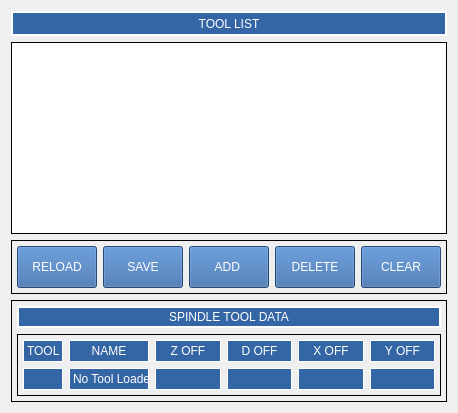
            <widget class="QWidget" name="tab_3">
             <attribute name="title">
              <string>TOOLS</string>
             </attribute>
             <layout class="QGridLayout" name="gridLayout_50">
              <item row="2" column="0">
               <widget class="QFrame" name="gridFrame">
                <property name="minimumSize">
                 <size>
                  <width>0</width>
                  <height>50</height>
                 </size>
                </property>
                <property name="styleSheet">
                 <string notr="true">QPushButton {
min-height: 40px;
min-width: 50px;
max-height: 40px;
max-width: 800px;
font: 12pt &quot;DejaVu Sans&quot;;
color: rgb(255, 255, 255);
background-color:rgb(52, 101, 164);
}

</string>
                </property>
                <property name="frameShape">
                 <enum>QFrame::Box</enum>
                </property>
                <property name="frameShadow">
                 <enum>QFrame::Plain</enum>
                </property>
                <property name="lineWidth">
                 <number>1</number>
                </property>
                <layout class="QGridLayout" name="gridLayout_39">
                 <property name="leftMargin">
                  <number>5</number>
                 </property>
                 <property name="topMargin">
                  <number>5</number>
                 </property>
                 <property name="rightMargin">
                  <number>5</number>
                 </property>
                 <property name="bottomMargin">
                  <number>5</number>
                 </property>
                 <item row="0" column="2">
                  <widget class="QPushButton" name="addtool">
                   <property name="text">
                    <string>ADD </string>
                   </property>
                  </widget>
                 </item>
                 <item row="0" column="3">
                  <widget class="QPushButton" name="deletetool">
                   <property name="text">
                    <string>DELETE</string>
                   </property>
                  </widget>
                 </item>
                 <item row="0" column="5">
                  <widget class="QPushButton" name="cleartooltable">
                   <property name="text">
                    <string>CLEAR</string>
                   </property>
                  </widget>
                 </item>
                 <item row="0" column="1">
                  <widget class="QPushButton" name="savetooltable">
                   <property name="text">
                    <string>SAVE</string>
                   </property>
                  </widget>
                 </item>
                 <item row="0" column="0">
                  <widget class="QPushButton" name="reloadtooltable">
                   <property name="text">
                    <string>RELOAD</string>
                   </property>
                  </widget>
                 </item>
                </layout>
               </widget>
              </item>
              <item row="1" column="0">
               <widget class="ToolTable" name="tooltable">
                <property name="enabled">
                 <bool>true</bool>
                </property>
                <property name="mouseTracking">
                 <bool>false</bool>
                </property>
                <property name="styleSheet">
                 <string notr="true"/>
                </property>
                <property name="frameShape">
                 <enum>QFrame::Box</enum>
                </property>
                <property name="frameShadow">
                 <enum>QFrame::Plain</enum>
                </property>
                <property name="lineWidth">
                 <number>1</number>
                </property>
                <property name="gridStyle">
                 <enum>Qt::SolidLine</enum>
                </property>
                <property name="sortingEnabled">
                 <bool>true</bool>
                </property>
                <property name="wordWrap">
                 <bool>true</bool>
                </property>
                <property name="displayColumns" stdset="0">
                 <string>TPZDRXY</string>
                </property>
                <attribute name="horizontalHeaderDefaultSectionSize">
                 <number>62</number>
                </attribute>
                <attribute name="horizontalHeaderMinimumSectionSize">
                 <number>20</number>
                </attribute>
                <attribute name="horizontalHeaderStretchLastSection">
                 <bool>true</bool>
                </attribute>
                <attribute name="verticalHeaderHighlightSections">
                 <bool>true</bool>
                </attribute>
               </widget>
              </item>
              <item row="0" column="0">
               <widget class="QLabel" name="label_51">
                <property name="minimumSize">
                 <size>
                  <width>0</width>
                  <height>25</height>
                 </size>
                </property>
                <property name="styleSheet">
                 <string notr="true">color: rgb(255, 255, 255);
background-color:rgb(52, 101, 164);</string>
                </property>
                <property name="frameShape">
                 <enum>QFrame::Box</enum>
                </property>
                <property name="lineWidth">
                 <number>2</number>
                </property>
                <property name="text">
                 <string>TOOL LIST</string>
                </property>
                <property name="alignment">
                 <set>Qt::AlignCenter</set>
                </property>
               </widget>
              </item>
              <item row="3" column="0">
               <widget class="QFrame" name="gridFrame">
                <property name="minimumSize">
                 <size>
                  <width>0</width>
                  <height>100</height>
                 </size>
                </property>
                <property name="maximumSize">
                 <size>
                  <width>16777215</width>
                  <height>999999</height>
                 </size>
                </property>
                <property name="styleSheet">
                 <string notr="true">StatusLabel 
{
color: rgb(255, 255, 255);
background-color:rgb(52, 101, 164);
min-height: 20px;
}

QLabel
{
color: rgb(255, 255, 255);
background-color:rgb(52, 101, 164);
min-height: 20px;
}</string>
                </property>
                <property name="frameShape">
                 <enum>QFrame::Box</enum>
                </property>
                <property name="frameShadow">
                 <enum>QFrame::Plain</enum>
                </property>
                <property name="lineWidth">
                 <number>1</number>
                </property>
                <layout class="QGridLayout" name="gridLayout_46">
                 <property name="leftMargin">
                  <number>5</number>
                 </property>
                 <property name="topMargin">
                  <number>5</number>
                 </property>
                 <property name="rightMargin">
                  <number>5</number>
                 </property>
                 <property name="bottomMargin">
                  <number>5</number>
                 </property>
                 <item row="1" column="0" colspan="2">
                  <widget class="QLabel" name="label_7">
                   <property name="minimumSize">
                    <size>
                     <width>0</width>
                     <height>22</height>
                    </size>
                   </property>
                   <property name="maximumSize">
                    <size>
                     <width>16777215</width>
                     <height>30</height>
                    </size>
                   </property>
                   <property name="styleSheet">
                    <string notr="true">color: rgb(255, 255, 255);
background-color:rgb(52, 101, 164);</string>
                   </property>
                   <property name="frameShape">
                    <enum>QFrame::Box</enum>
                   </property>
                   <property name="lineWidth">
                    <number>2</number>
                   </property>
                   <property name="text">
                    <string>SPINDLE TOOL DATA</string>
                   </property>
                   <property name="alignment">
                    <set>Qt::AlignCenter</set>
                   </property>
                  </widget>
                 </item>
                 <item row="2" column="0" colspan="2">
                  <widget class="QFrame" name="gridFrame">
                   <property name="frameShape">
                    <enum>QFrame::Box</enum>
                   </property>
                   <layout class="QGridLayout" name="gridLayout_47">
                    <property name="leftMargin">
                     <number>5</number>
                    </property>
                    <property name="topMargin">
                     <number>5</number>
                    </property>
                    <property name="rightMargin">
                     <number>5</number>
                    </property>
                    <property name="bottomMargin">
                     <number>5</number>
                    </property>
                    <item row="1" column="2">
                     <widget class="StatusLabel" name="statuslabel_41">
                      <property name="frameShape">
                       <enum>QFrame::Box</enum>
                      </property>
                      <property name="rules" stdset="0">
                       <string>[{&quot;channels&quot;: [{&quot;url&quot;: &quot;status:tool_table&quot;, &quot;trigger&quot;: true}], &quot;property&quot;: &quot;Text&quot;, &quot;expression&quot;: &quot;'{:.4f}'.format(ch[0][0].zoffset)&quot;, &quot;name&quot;: &quot;New Rule&quot;}]</string>
                      </property>
                     </widget>
                    </item>
                    <item row="1" column="0">
                     <widget class="StatusLabel" name="statuslabel_18">
                      <property name="frameShape">
                       <enum>QFrame::Box</enum>
                      </property>
                      <property name="rules" stdset="0">
                       <string>[{&quot;channels&quot;: [{&quot;url&quot;: &quot;status:tool_table&quot;, &quot;trigger&quot;: true}], &quot;property&quot;: &quot;Text&quot;, &quot;expression&quot;: &quot;str(ch[0][0].id)&quot;, &quot;name&quot;: &quot;New Rule&quot;}]</string>
                      </property>
                     </widget>
                    </item>
                    <item row="1" column="4">
                     <widget class="StatusLabel" name="statuslabel_36">
                      <property name="frameShape">
                       <enum>QFrame::Box</enum>
                      </property>
                      <property name="rules" stdset="0">
                       <string>[{&quot;channels&quot;: [{&quot;url&quot;: &quot;status:tool_table&quot;, &quot;trigger&quot;: true}], &quot;property&quot;: &quot;Text&quot;, &quot;expression&quot;: &quot;'{:.4f}'.format(ch[0][0].xoffset)&quot;, &quot;name&quot;: &quot;spindle tool&quot;}]</string>
                      </property>
                     </widget>
                    </item>
                    <item row="1" column="3">
                     <widget class="StatusLabel" name="statuslabel_42">
                      <property name="frameShape">
                       <enum>QFrame::Box</enum>
                      </property>
                      <property name="rules" stdset="0">
                       <string>[{&quot;channels&quot;: [{&quot;url&quot;: &quot;status:tool_table&quot;, &quot;trigger&quot;: true}], &quot;property&quot;: &quot;Text&quot;, &quot;expression&quot;: &quot;'{:.4f}'.format(ch[0][0].diameter)&quot;, &quot;name&quot;: &quot;spindle tool&quot;}]</string>
                      </property>
                     </widget>
                    </item>
                    <item row="1" column="5">
                     <widget class="StatusLabel" name="statuslabel_43">
                      <property name="minimumSize">
                       <size>
                        <width>0</width>
                        <height>22</height>
                       </size>
                      </property>
                      <property name="frameShape">
                       <enum>QFrame::Box</enum>
                      </property>
                      <property name="rules" stdset="0">
                       <string>[{&quot;channels&quot;: [{&quot;url&quot;: &quot;status:tool_table&quot;, &quot;trigger&quot;: true}], &quot;property&quot;: &quot;Text&quot;, &quot;expression&quot;: &quot;'{:.4f}'.format(ch[0][0].yoffset)&quot;, &quot;name&quot;: &quot;spindle tool&quot;}]</string>
                      </property>
                     </widget>
                    </item>
                    <item row="1" column="1">
                     <widget class="StatusLabel" name="statuslabel_44">
                      <property name="maximumSize">
                       <size>
                        <width>80</width>
                        <height>16777215</height>
                       </size>
                      </property>
                      <property name="frameShape">
                       <enum>QFrame::Box</enum>
                      </property>
                      <property name="text">
                       <string>No Tool Loaded</string>
                      </property>
                      <property name="rules" stdset="0">
                       <string>[{&quot;channels&quot;: [{&quot;url&quot;: &quot;tooltable:current_tool?remark&quot;, &quot;trigger&quot;: true}], &quot;property&quot;: &quot;Text&quot;, &quot;expression&quot;: &quot;ch[0]&quot;, &quot;name&quot;: &quot;New Rule&quot;}]</string>
                      </property>
                     </widget>
                    </item>
                    <item row="0" column="0">
                     <widget class="QLabel" name="label_39">
                      <property name="maximumSize">
                       <size>
                        <width>40</width>
                        <height>16777215</height>
                       </size>
                      </property>
                      <property name="frameShape">
                       <enum>QFrame::Box</enum>
                      </property>
                      <property name="text">
                       <string>TOOL</string>
                      </property>
                     </widget>
                    </item>
                    <item row="0" column="1">
                     <widget class="QLabel" name="label_40">
                      <property name="frameShape">
                       <enum>QFrame::Box</enum>
                      </property>
                      <property name="text">
                       <string>NAME</string>
                      </property>
                      <property name="alignment">
                       <set>Qt::AlignCenter</set>
                      </property>
                     </widget>
                    </item>
                    <item row="0" column="2">
                     <widget class="QLabel" name="label_41">
                      <property name="frameShape">
                       <enum>QFrame::Box</enum>
                      </property>
                      <property name="text">
                       <string>Z OFF</string>
                      </property>
                      <property name="alignment">
                       <set>Qt::AlignCenter</set>
                      </property>
                     </widget>
                    </item>
                    <item row="0" column="3">
                     <widget class="QLabel" name="label_42">
                      <property name="frameShape">
                       <enum>QFrame::Box</enum>
                      </property>
                      <property name="text">
                       <string>D OFF</string>
                      </property>
                      <property name="alignment">
                       <set>Qt::AlignCenter</set>
                      </property>
                     </widget>
                    </item>
                    <item row="0" column="4">
                     <widget class="QLabel" name="label_43">
                      <property name="frameShape">
                       <enum>QFrame::Box</enum>
                      </property>
                      <property name="text">
                       <string>X OFF</string>
                      </property>
                      <property name="alignment">
                       <set>Qt::AlignCenter</set>
                      </property>
                     </widget>
                    </item>
                    <item row="0" column="5">
                     <widget class="QLabel" name="label_44">
                      <property name="minimumSize">
                       <size>
                        <width>0</width>
                        <height>22</height>
                       </size>
                      </property>
                      <property name="maximumSize">
                       <size>
                        <width>16777215</width>
                        <height>99999</height>
                       </size>
                      </property>
                      <property name="frameShape">
                       <enum>QFrame::Box</enum>
                      </property>
                      <property name="text">
                       <string>Y OFF</string>
                      </property>
                      <property name="alignment">
                       <set>Qt::AlignCenter</set>
                      </property>
                     </widget>
                    </item>
                   </layout>
                  </widget>
                 </item>
                </layout>
               </widget>
              </item>
             </layout>
            </widget>
